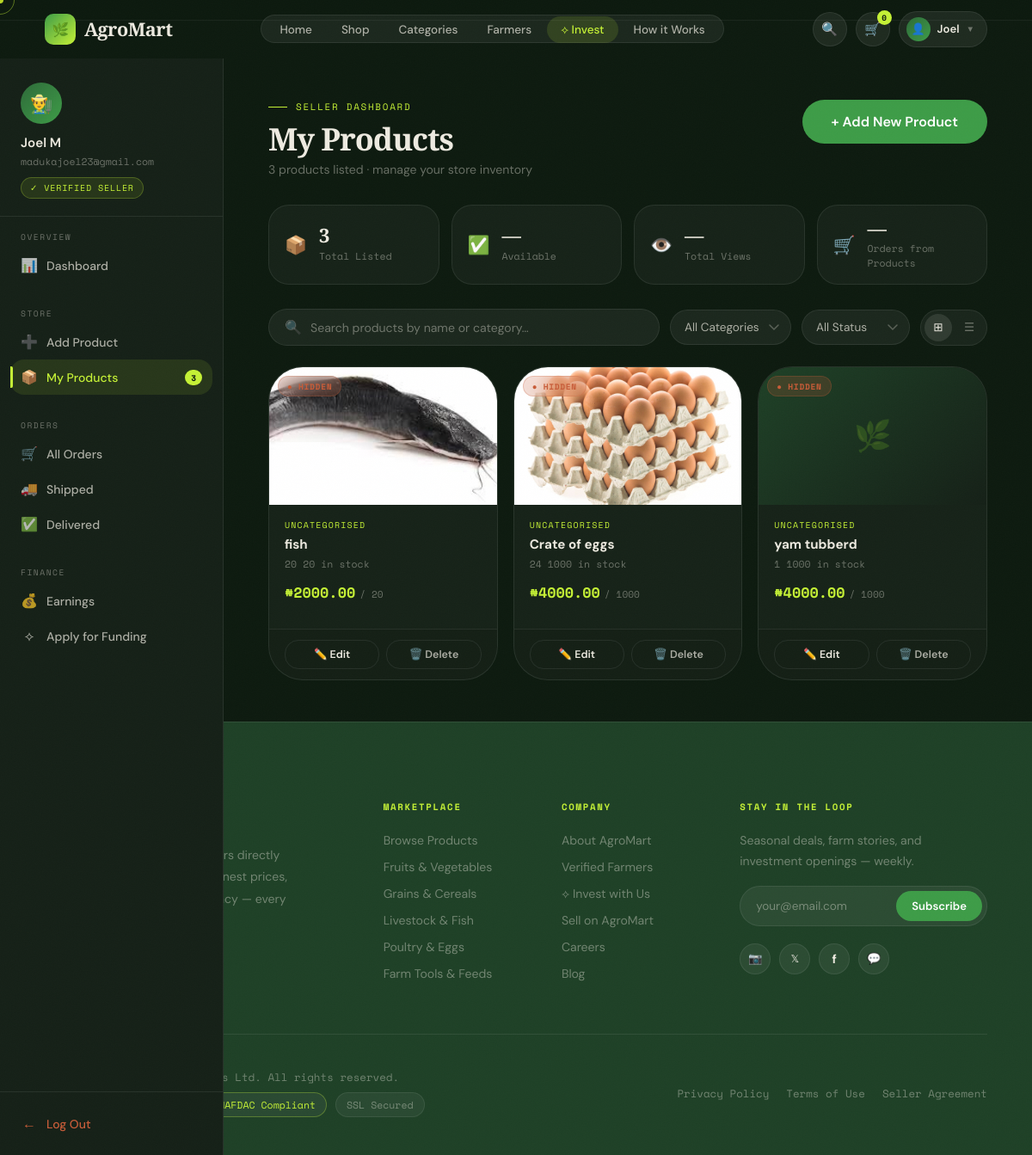
Page /products/my-products/ (signed in) on the committed database.
### accounts/models.py (models this page shows, shortened)
class User(AbstractUser):
    username = None
    email = models.EmailField(unique=True)
    phone = models.CharField(max_length=15, blank=True)
    is_buyer = models.BooleanField(default=True)
    is_seller = models.BooleanField(default=False)
    is_super_admin = models.BooleanField(default=False)
    profile_completed = models.BooleanField(default=False)  # 👈 add this
    USERNAME_FIELD = 'email'
    REQUIRED_FIELDS = []
    objects = UserManager()

### products/models.py (models this page shows, shortened)
class Product(models.Model):
    seller = models.ForeignKey(User, on_delete=models.CASCADE)
    categories = models.ManyToManyField(Category, related_name='products')
    name = models.CharField(max_length=255)
    description = models.TextField()
    price = models.DecimalField(max_digits=10, decimal_places=2)
    quantity = models.IntegerField()
    unit = models.CharField(max_length=50)  # kg, bag, crate
    image = models.ImageField(upload_to='products/', blank=True, null=True)
    created_at = models.DateTimeField(auto_now_add=True)

### products/views.py (the view)
# urls.py: path('my-products/', seller_products, name='seller_products'),
@login_required
def seller_products(request):
    if not request.user.is_seller:
        return redirect('home')
    products = Product.objects.filter(seller=request.user)
    return render(request, 'products/seller_products.html', {
        'products': products
    })

### templates/products/seller_products.html (shortened to what this page needs)
{% extends "base.html" %}
{% load static %}
{% block content %}
<div class="mp-page">
  <aside class="dash-sidebar" id="dashSidebar">
    <div class="sidebar-profile">
      <div class="sidebar-ava">👨‍🌾</div>
      <div class="sidebar-name">{{ request.user.get_full_name|default:request.user.username }}</div>
      <div class="sidebar-email">{{ request.user.email }}</div>
      <span class="sidebar-badge">✓ Verified Seller</span>
    </div>
    <nav class="sidebar-nav">
      <div class="sidebar-group">
        <div class="sidebar-group-label">Overview</div>
        <a href="/dashboard/seller/" class="sidebar-link"><span class="sidebar-link-ico">📊</span> Dashboard</a>
      </div>
      <div class="sidebar-group">
        <div class="sidebar-group-label">Store</div>
        <a href="/products/add/" class="sidebar-link"><span class="sidebar-link-ico">➕</span> Add Product</a>
        <a href="/products/my-products/" class="sidebar-link active">
          <span class="sidebar-link-ico">📦</span> My Products
          {% if products %}<span class="sidebar-link-badge">{{ products|length }}</span>{% endif %}
        </a>
      </div>
      <div class="sidebar-group">
        <div class="sidebar-group-label">Orders</div>
        <a href="#" class="sidebar-link"><span class="sidebar-link-ico">🛒</span> All Orders</a>
        <a href="#" class="sidebar-link"><span class="sidebar-link-ico">🚚</span> Shipped</a>
        <a href="#" class="sidebar-link"><span class="sidebar-link-ico">✅</span> Delivered</a>
      </div>
      <div class="sidebar-group">
        <div class="sidebar-group-label">Finance</div>
        <a href="#" class="sidebar-link"><span class="sidebar-link-ico">💰</span> Earnings</a>
        <a href="#" class="sidebar-link"><span class="sidebar-link-ico">⟡</span> Apply for Funding</a>
      </div>
    </nav>
    <div class="sidebar-footer">
      <a href="{% url 'logout' %}" class="sidebar-link" style="color:var(--rust) !important">
        <span class="sidebar-link-ico">←</span> Log Out
      </a>
    </div>
  </aside>
  <main class="mp-main">
    <div class="mp-header">
      <div class="mp-header-left">
        <div class="eyebrow">Seller Dashboard</div>
        <h1 class="mp-title">My Products</h1>
        <p class="mp-subtitle">
          {{ products|length|default:"0" }} product{{ products|length|pluralize }} listed · manage your store inventory
        </p>
      </div>
      <a href="/products/add/" class="btn btn-green btn-lg">+ Add New Product</a>
    </div>
    <div class="mp-stats-row">
      <div class="mp-stat">
        <span class="mp-stat-ico">📦</span>
        <div><div class="mp-stat-val">{{ products|length|default:"0" }}</div><div class="mp-stat-label">Total Listed</div></div>
      </div>
      <div class="mp-stat">
        <span class="mp-stat-ico">✅</span>
        <div><div class="mp-stat-val" id="availCount">—</div><div class="mp-stat-label">Available</div></div>
      </div>
      <div class="mp-stat">
        <span class="mp-stat-ico">👁️</span>
        <div><div class="mp-stat-val">—</div><div class="mp-stat-label">Total Views</div></div>
      </div>
      <div class="mp-stat">
        <span class="mp-stat-ico">🛒</span>
        <div><div class="mp-stat-val">—</div><div class="mp-stat-label">Orders from Products</div></div>
      </div>
    </div>
    <div class="mp-toolbar">
      <div class="mp-search">
        <span style="color:var(--t40)">🔍</span>
        <input type="text" id="productSearch" placeholder="Search products by name or category…" />
      </div>
      <select class="mp-filter-select" id="catFilter">
        <option value="">All Categories</option>
      </select>
      <select class="mp-filter-select" id="statusFilter">
        <option value="">All Status</option>
      </select>
      <div class="view-toggle">
        <button class="view-btn active" id="gridViewBtn" title="Grid view">⊞</button>
        <button class="view-btn" id="listViewBtn" title="List view">☰</button>
      </div>
    </div>
    {% if products %}
      <div class="products-grid active" id="gridView">
        {% for product in products %}
        <div class="pg-card" data-name="{{ product.name|lower }}" data-cat="{{ product.category|lower }}" data-status="{{ product.is_available|yesno:'available,unavailable' }}">
          <div class="pg-img" {% if product.image %}style="background-image:url('{{ product.image.url }}')"{% endif %}>
            {% if not product.image %}<div class="pg-img-placeholder">🌿</div>{% endif %}
            <span class="pg-status {% if product.is_available %}available{% else %}unavailable{% endif %}">
              {% if product.is_available %}● Live{% else %}● Hidden{% endif %}
            </span>
          </div>
          <div class="pg-body">
            <div class="pg-cat">{{ product.category|default:"Uncategorised" }}</div>
            <div class="pg-name">{{ product.name }}</div>
            <div class="pg-meta">{{ product.quantity }} {{ product.unit }} in stock</div>
            <div class="pg-price-row">
              <span class="pg-price">₦{{ product.price }}</span>
              <span class="pg-unit">/ {{ product.unit }}</span>
            </div>
          </div>
          <div class="pg-actions">
            <a href="/products/edit/{{ product.id }}/" class="pg-action-btn edit">✏️ Edit</a>
            <button class="pg-action-btn danger" onclick="openDeleteModal('{{ product.id }}','{{ product.name }}')">🗑️ Delete</button>
          </div>
        </div>
        {% endfor %}
      </div>
    {% endif %}
  </main>
</div>
{% endblock %}

### templates/base.html (shortened to what this page needs)
<!DOCTYPE html>
<html lang="en">
<head>
  {% load static %}
</head>
<body>
<nav class="nav" id="nav">
  <a href="{% url 'home' %}" class="nav-logo">
    <div class="nav-logo-mark">🌿</div>
    AgroMart
  </a>
  <ul class="nav-links">
    <li><a href="{% url 'home' %}" class="{% if request.resolver_match.url_name == 'home' %}active{% endif %}">Home</a></li>
    <li><a href="{% url 'product_list' %}">Shop</a></li>
    <li><a href="{% url 'categories' %}">Categories</a></li>
    <li><a href="#">Farmers</a></li>
    <li class="invest-link"><a href="#">⟡ Invest</a></li>
    <li><a href="#">How it Works</a></li>
  </ul>
  <div class="nav-right">
    <a href="#" class="nav-icon-btn" title="Search">🔍</a>
    <a href="#" class="nav-icon-btn" title="Cart">
      🛒
      <span class="nav-badge">{% if cart_count %}{{ cart_count }}{% else %}0{% endif %}</span>
    </a>
    {% if user.is_authenticated %}
      <div class="nav-user" id="navUser">
        <button class="nav-user-btn" id="navUserBtn" aria-expanded="false">
          <div class="nav-user-ava">👤</div>
          <span class="nav-user-name">{{ user.get_short_name|default:user.username }}</span>
          <span class="nav-user-chevron">▼</span>
        </button>
      </div>
    {% else %}
      <a href="{% url 'login' %}" class="nav-auth-link">Log in</a>
      <a href="{% url 'register' %}" class="btn btn-green" style="padding:9px 20px;font-size:.85rem;">Get Started</a>
    {% endif %}
  </div>
</nav>
<div class="nav-drawer" id="navDrawer">
</div>
<main>{% block content %}{% endblock %}</main>
<footer class="footer">
  <div class="footer-top">
    <div>
      <a href="{% url 'home' %}" class="nav-logo" style="display:inline-flex">
        <div class="nav-logo-mark">🌿</div>AgroMart
      </a>
      <p class="footer-brand-blurb">Connecting Nigeria's best farmers directly to your table. Fresh produce, honest prices, radical supply-chain transparency — every day.</p>
    </div>
    <div class="footer-col">
      <h5>Marketplace</h5>
      <ul>
        <li><a href="/products/all/">Browse Products</a></li>
        <li><a href="#">Fruits &amp; Vegetables</a></li>
        <li><a href="#">Grains &amp; Cereals</a></li>
        <li><a href="#">Livestock &amp; Fish</a></li>
        <li><a href="#">Poultry &amp; Eggs</a></li>
        <li><a href="#">Farm Tools &amp; Feeds</a></li>
      </ul>
    </div>
    <div class="footer-col">
      <h5>Company</h5>
      <ul>
        <li><a href="#">About AgroMart</a></li>
        <li><a href="#">Verified Farmers</a></li>
        <li><a href="#">⟡ Invest with Us</a></li>
        <li><a href="#">Sell on AgroMart</a></li>
        <li><a href="#">Careers</a></li>
        <li><a href="#">Blog</a></li>
      </ul>
    </div>
    <div class="footer-col footer-newsletter">
      <h5>Stay in the Loop</h5>
      <p>Seasonal deals, farm stories, and investment openings — weekly.</p>
      <div class="nl-form">
        <input type="email" placeholder="your@email.com" />
        <button type="button">Subscribe</button>
      </div>
      <div class="social-row" style="margin-top:20px">
        <a href="#" class="social-btn" title="Instagram">📷</a>
        <a href="#" class="social-btn" title="X / Twitter" style="font-family:var(--mono);font-size:.75rem">𝕏</a>
        <a href="#" class="social-btn" title="Facebook" style="font-weight:700;font-size:.9rem">f</a>
        <a href="#" class="social-btn" title="WhatsApp">💬</a>
      </div>
    </div>
  </div>
  <div class="footer-bottom">
    <div>
      <p>© 2025 AgroMart Technologies Ltd. All rights reserved.</p>
      <div class="f-badges">
        <span class="f-badge ok">✓ Paystack Verified</span>
        <span class="f-badge ok">✓ NAFDAC Compliant</span>
        <span class="f-badge">SSL Secured</span>
      </div>
    </div>
    <div class="footer-legal-links">
      <a href="#">Privacy Policy</a>
      <a href="#">Terms of Use</a>
      <a href="#">Seller Agreement</a>
    </div>
  </div>
</footer>
</body>
</html>

### rows in the picture
User: get_short_name "Joel", user.get_full_name "Joel M", user.email "madukajoel23@gmail.com"
Product: image (picture), category "UNCATEGORISED", name "fish", quantity "20", unit "20", price "2000.00"
Product: image (picture), category "UNCATEGORISED", name "Crate of eggs", quantity "24", unit "1000", price "4000.00"
Product: category "UNCATEGORISED", name "yam tubberd", quantity "1", unit "1000", price "4000.00"

### other values in the picture
{{ products|length }} "3"
{{ products|length|default:"0" }} "3"
